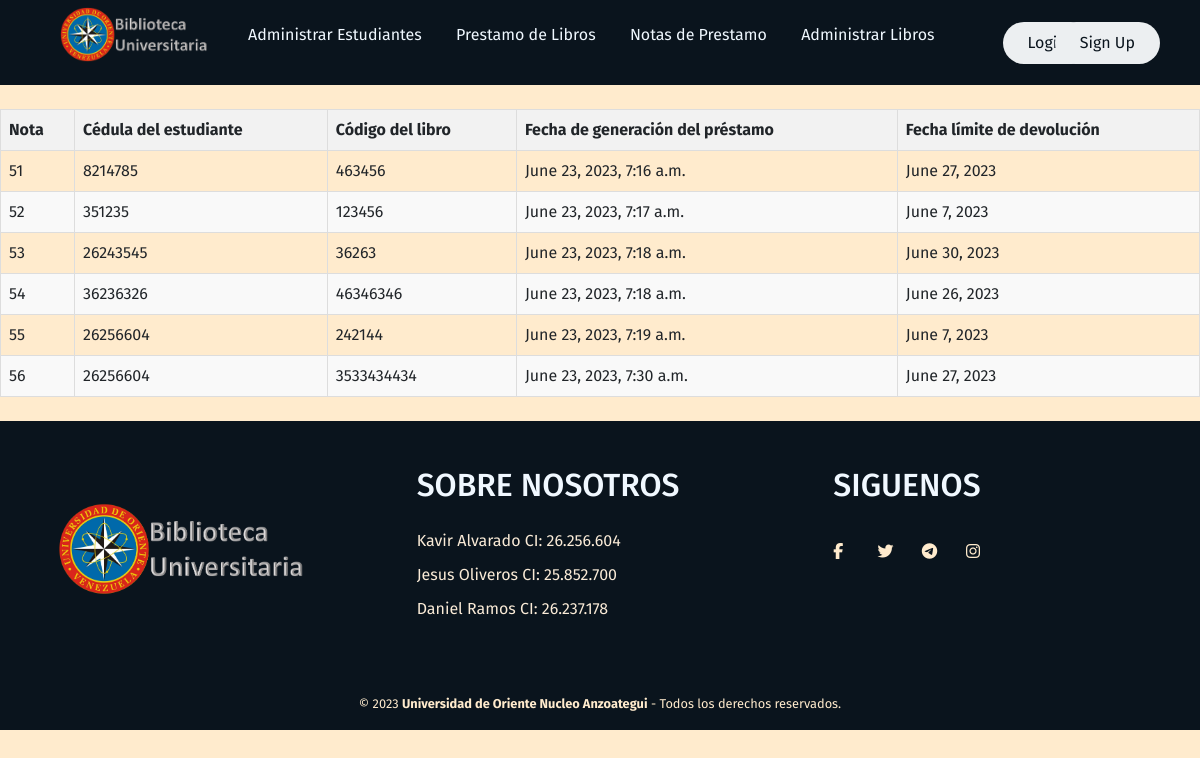
Page /notasprestamo/ on the committed database.
### GenerarPrestamo/models.py (models this page shows, shortened)
class Prestamo(models.Model):
    nota = models.AutoField(primary_key=True, verbose_name="Nota de Prestamo")
    cedula=models.CharField(max_length=20, verbose_name="CI del Estudiante")
    codigo=models.CharField(max_length=20)
    limite=models.DateField()
    fecha=models.DateTimeField(auto_now_add=True)
    class Meta:
        verbose_name='prestamo'
        verbose_name_plural='prestamos'

### NotasPrestamo/views.py (the view)
# urls.py: path('',views.notas_prestamo, name="NotasPrestamo"),
def notas_prestamo(request):
    notas=Prestamo.objects.all()
    return render(request, "notasprestamo/notasprestamo.html", {'notas':notas})

### NotasPrestamo/templates/notasprestamo/notasprestamo.html (shortened to what this page needs)
{% extends "base/base.html" %}
{% load static %}
{% block content %}
    <link href="{% static 'Biblioteca/bootstrap.min.css' %}" rel="stylesheet">
    <link rel="stylesheet" href="{% static 'Biblioteca/css/StylesBase.css' %}">
    <head>
        <link rel="stylesheet" href="{% static 'Biblioteca/css/StylesTable.css' %}">
    </head>
    <table style="margin: auto;">
        <thead>
            <tr>
                <th>Nota</th>
                <th>Cédula del estudiante</th>
                <th>Código del libro</th>
                <th>Fecha de generación del préstamo</th>
                <th>Fecha límite de devolución</th>
            </tr>
        </thead>
        <tbody>
            {% for nota in notas %}
                <tr>
                    <td>{{nota.nota}}</td>
                    <td>{{nota.cedula}}</td>
                    <td>{{nota.codigo}}</td>
                    <td>{{nota.fecha}}</td>
                    <td>{{nota.limite}}</td>
                </tr>
            {% endfor %}
        </tbody>
    </table>
{% endblock %}

### Home/static/Biblioteca/css/StylesBase.css (style rules this page uses)
* { margin: 0; padding: 1; box-sizing: border-box; font-family: 'Fira Sans', sans-serif; }
body { background-color: blanchedalmond; }

### Home/static/Biblioteca/css/StylesTable.css (style rules this page uses)
table { border-collapse: collapse; width: 100%; }
th, td { border: 1px solid #ddd; padding: 8px; }
th { background-color: #f2f2f2; }
tr:nth-child(even) { background-color: #f9f9f9; }

### rows in the picture
Prestamo: nota "51", cedula "8214785", codigo "463456", fecha "June 23, 2023, 7:16 a.m.", limite "June 27, 2023"
Prestamo: nota "52", cedula "351235", codigo "123456", fecha "June 23, 2023, 7:17 a.m.", limite "June 7, 2023"
Prestamo: nota "53", cedula "26243545", codigo "36263", fecha "June 23, 2023, 7:18 a.m.", limite "June 30, 2023"
Prestamo: nota "54", cedula "36236326", codigo "46346346", fecha "June 23, 2023, 7:18 a.m.", limite "June 26, 2023"
Prestamo: nota "55", cedula "26256604", codigo "242144", fecha "June 23, 2023, 7:19 a.m.", limite "June 7, 2023"
Prestamo: nota "56", cedula "26256604", codigo "3533434434", fecha "June 23, 2023, 7:30 a.m.", limite "June 27, 2023"
